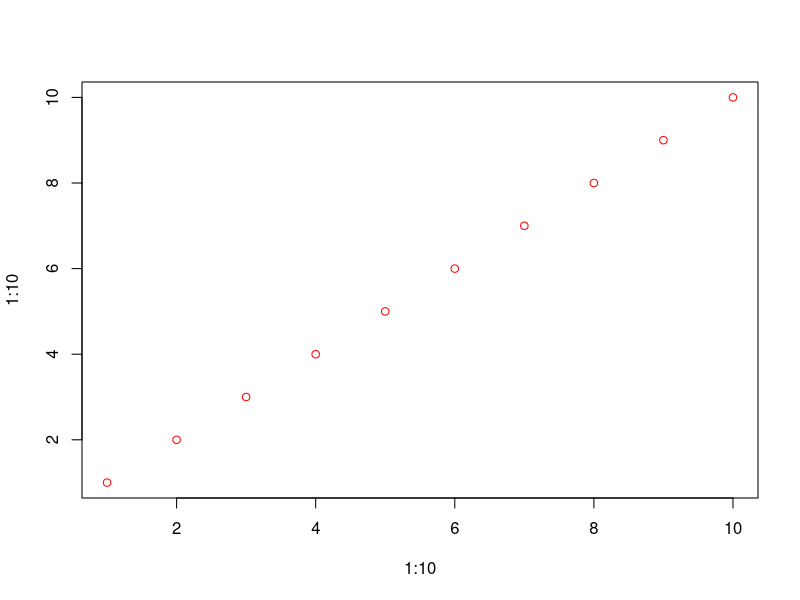

R code for this plot:
graphique <- function() {
  # Affichage du graphique
  plot(1:10, 1:10, col = "red")
  # Sauvegarde dans un fichier PNG
  dev.copy(png, "graphique.png", width = 800, height = 600)
  dev.off()
}
graphique()
